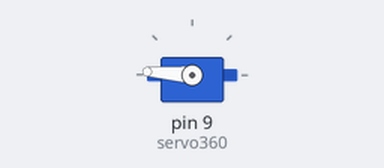
Bench run of a sketch on a simulated Arduino Uno, built with avr-gcc and run on an emulated ATmega328P. On the bench: servo.

Above: at 0.1 s.
At 0.51 s:
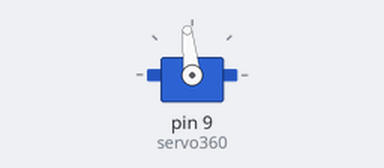
At 1.0 s:
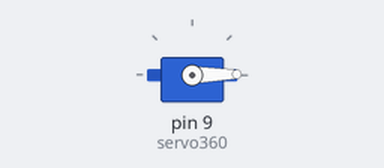
Timing chart, 0 to 2.5 s (numbered marks = the images above):
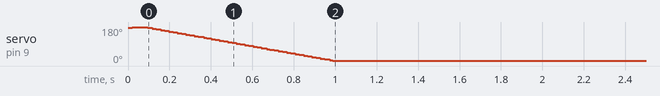

The sketch:

DoubleServoButton.ino
```cpp
#include <Servo.h>


Servo servo360;
bool pressed=0;
long presstime=0;

void setup() {
  Serial.begin(9600);
  servo360.attach(9);
  servo360.write(175);
  for(int i=175;i<180;i++) {
    servo360.write(i);
    delay(5);
  }
  delay(50);
}

void loop() {
  for(int i=180;i>0;i--) {
    servo360.write(i);
    delay(5);
  }
  delay(100000);
  }
```

Measured:
- by itself, servo on pin 9 (servo360): rises from 175° to 180° in 0.06 s, then falls to 1° in 0.91 s
